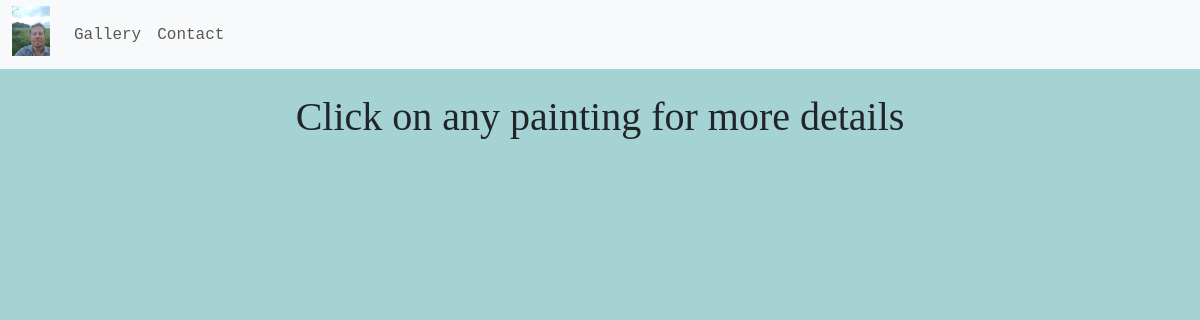
The page /gallery on the database as committed earlier.
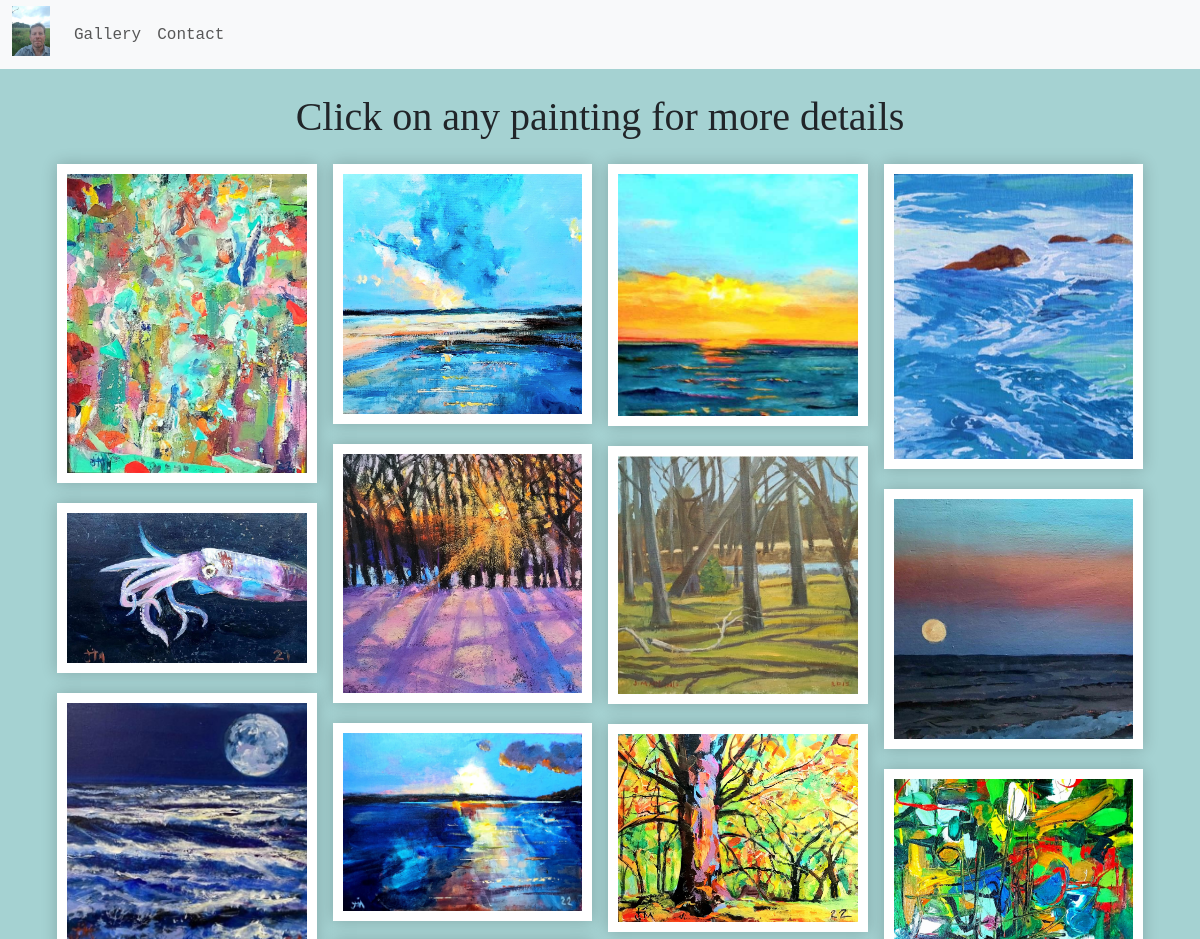
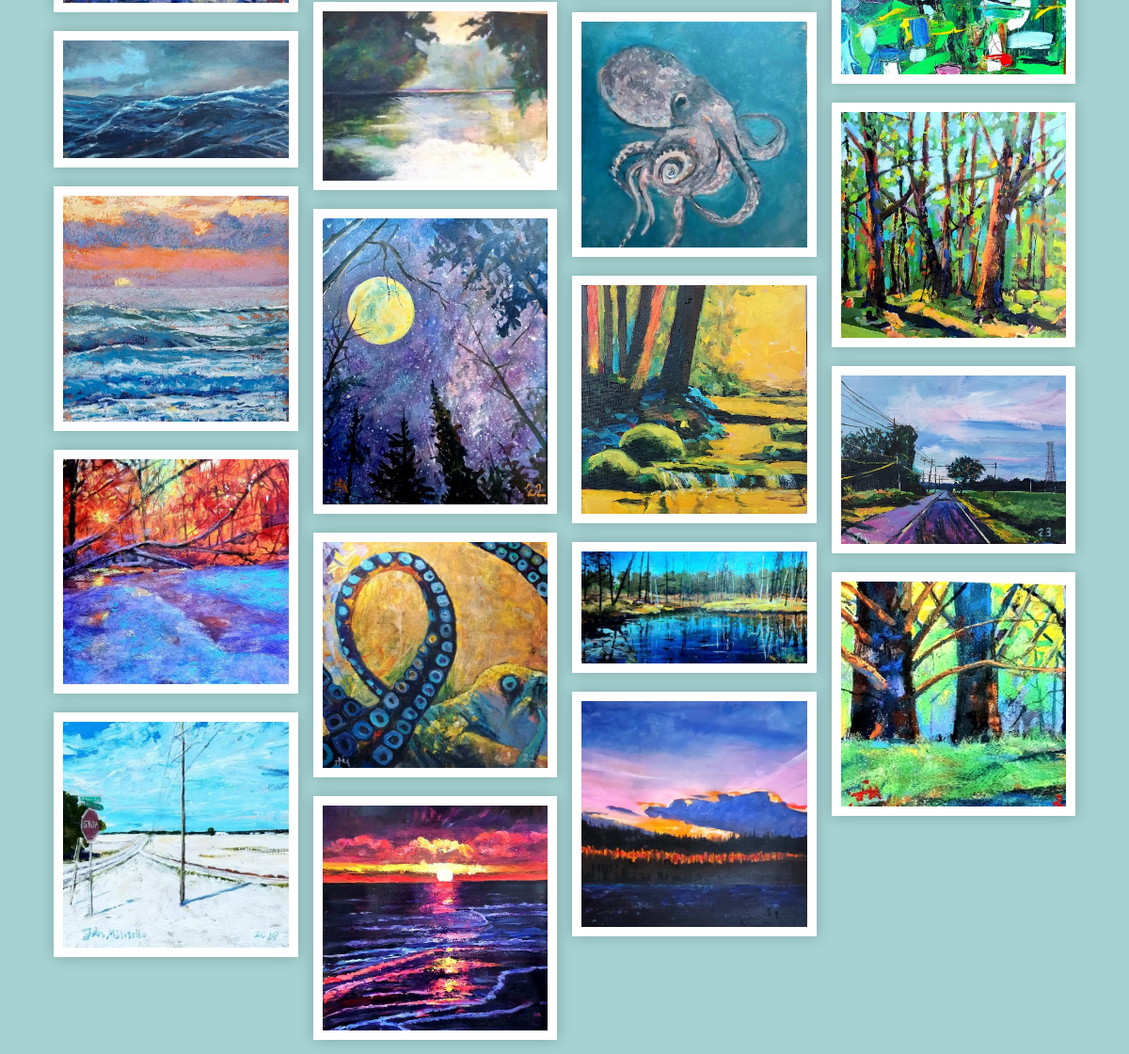
The same page on the database as committed later (2 pictures, top to bottom).
### jimTheArtist/models.py (models this page shows, shortened)
class Painting(models.Model):
    title = models.CharField(max_length=100)
    description = models.TextField()
    price = models.IntegerField()
    image = models.ImageField(upload_to='paintings/')

### jimTheArtist/views.py (the view)
# urls.py: path('gallery', views.gallery, name='gallery'),
def gallery(request):
    paintings = Painting.objects.all()
    shuffled_paintings = list(paintings)
    random.shuffle(shuffled_paintings)
    return render(request, 'gallery.html', {'paintings': shuffled_paintings})

### jimTheArtist/templates/gallery.html
{% extends 'base.html' %}
{% load static %}
{% block content %}
<center><h1 class="title">Click on any painting for more details</h1></center>
<div class="gallery_div">
    {% for painting in paintings %}
     <a href="{% url 'painting' painting.title %}">
        <img class="gallery_img" src="{{ painting.image.url }}">
    </a>
    {% endfor %}
</div>
{% endblock %}

### jimTheArtist/templates/base.html (shortened to what this page needs)
<!doctype html>
<html lang="en">
  <head>
    <link href="https://cdn.jsdelivr.net/npm/bootstrap@5.3.0-alpha1/dist/css/bootstrap.min.css" rel="stylesheet">
    {% load static %}
    <link rel="stylesheet" type="text/css" href="{% static 'css/style.css' %}"/>
    <link href="{% static 'css/gallery.css' %}" rel="stylesheet">
    <link href="{% static 'css/painting.css' %}" rel="stylesheet">
  </head>
  <body>
    {% include 'navbar.html' %}
    <br/>
    <div class="container">
        {%  block content %}
        {% endblock %}
    </div>
  </body>
</html>

### jimTheArtist/templates/navbar.html (shortened to what this page needs)
{% load static %}
<nav class="navbar navbar-expand-lg navbar-light bg-light">
    <div class="container-fluid">
      <a class="navbar-brand" rel="home" href="{% url 'home' %}" title="Buy Sell Rent Everyting">
        <img style="max-height:50px; margin-top: -7px;"
             src="{% static 'imgs/selfie.jpg' %}">
      </a>
      <div class="collapse navbar-collapse" id="navbarSupportedContent">
        <ul class="navbar-nav me-auto mb-2 mb-lg-0">
          <li class="nav-item">
            <a class="nav-link" href="{% url 'gallery' %}">Gallery</a>
          </li>
          <li class="nav-item">
            <a class="nav-link" href="{% url 'contact' %}">Contact</a>
          </li>
        </ul>
      </div>
    </div>
  </nav>

### jimTheArtist/static/css/style.css (style rules this page uses)
body { background-color: rgba(141, 198, 198, 0.79); font-family:'Courier New', Courier, monospace; }
.title { font-family: cursive; }
.gallery_img { width:30%; }
* { box-sizing: border-box; }

### jimTheArtist/static/css/gallery.css (style rules this page uses)
.gallery_div { column-count: 4; padding: 15px; }
.gallery_img { width: 100%; height: auto; display: block; margin-bottom: 20px; padding: 10px; background: #fff; box-shadow: 0 0 15px rgba(0, 0, 0, .2); box-sizing: border-box; }

Rows that differ between the two databases and show on the page:
added Painting: image (picture)
added Painting: image (picture)
added Painting: image (picture)
added Painting: image (picture)
added Painting: image (picture)
added Painting: image (picture)
added Painting: image (picture)
added Painting: image (picture)
added Painting: image (picture)
added Painting: image (picture)
added Painting: image (picture)
added Painting: image (picture)
added Painting: image (picture)
added Painting: image (picture)
added Painting: image (picture)
added Painting: image (picture)
added Painting: image (picture)
added Painting: image (picture)
added Painting: image (picture)
added Painting: image (picture)
added Painting: image (picture)
added Painting: image (picture)
added Painting: image (picture)
added Painting: image (picture)
added Painting: image (picture)
added Painting: image (picture)
added Painting: image (picture)
